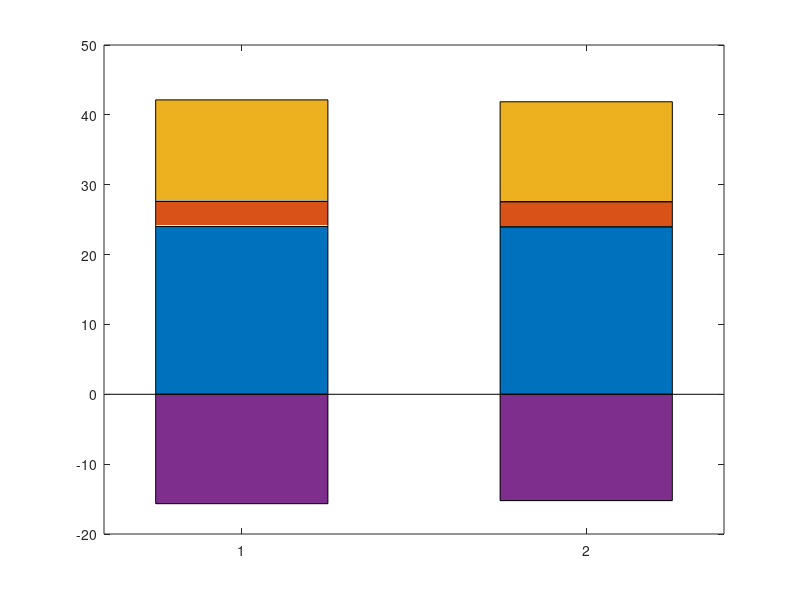

MATLAB code for this plot: (Note: this script raises an error after producing the figure.)
clear all
clc

% Load cost data 
data1 = load('scenariocost1.mat'); % Load Scenario 1 (MILP)
data2 = load('scenariocost2.mat'); % Load Scenario 2 (MILP+DEG)

% Extract cost data from loaded structures
costs_MILP = [data1.cost_inst_1, data1.cost_maint_1, data1.cost_imp_1, -data1.cost_exp_1]; % MILP ScenariO
costs_MILP_DEG = [data2.cost_inst_2, data2.cost_maint_2, data2.cost_imp_2, -data2.cost_exp_2]; % MILP+DEG Scenario

costs = [costs_MILP; costs_MILP_DEG]';


% Define cost category labels (Ensure all five categories are included)
cost_labels = {'C_{inst}', 'C_{maint}', 'C_{imp}', 'C_{exp}'};

% Define x-axis labels for the two scenarios
x_labels = {'MILP', 'MILP+DEG'};

% Create the stacked bar plot
figure;
b = bar(costs', 'stacked','BarWidth', 0.5);
num_categories = size(costs, 1); 
cmap = crameri('batlow', num_categories); 


for i = 1:num_categories
    b(i).FaceColor = cmap(i, :); 
    b(i).FaceAlpha = 0.4;
end

set(gca, 'XTick', 1:2); % Due tick per MILP e MILP+DEG
set(gca, 'XTickLabel', x_labels); 
set(gca, 'FontSize', 12);
set(gca, 'FontName', 'Times New Roman','FontWeight','bold'); 
ylabel('Cost [kCHF/year]', 'FontName', 'Times New Roman');

xtickangle(0); 
xlim([0.5, 2.5]); 


% Calcolare la somma delle barre (altezza totale per il posizionamento dei punti)
y_positions = [data1.cost_tot_1, data2.cost_tot_2];
x_positions = [1, 2]; 

% Aggiungere i punti sopra le colonne
burgundy = [128/255, 0, 32/255]; 
hold on;
plot(x_positions, y_positions, '-o', 'Color', burgundy, 'LineWidth', 1.5); 
% scatter(x_positions, y_positions, 100, burgundy, 'filled', 'MarkerEdgeColor', burgundy); 
hold off;
legendHandle = legend([cost_labels,'C_{tot}'], 'Location', 'northeastoutside');
set(gca, 'LineWidth', 0.7, 'Box', 'on'); 
